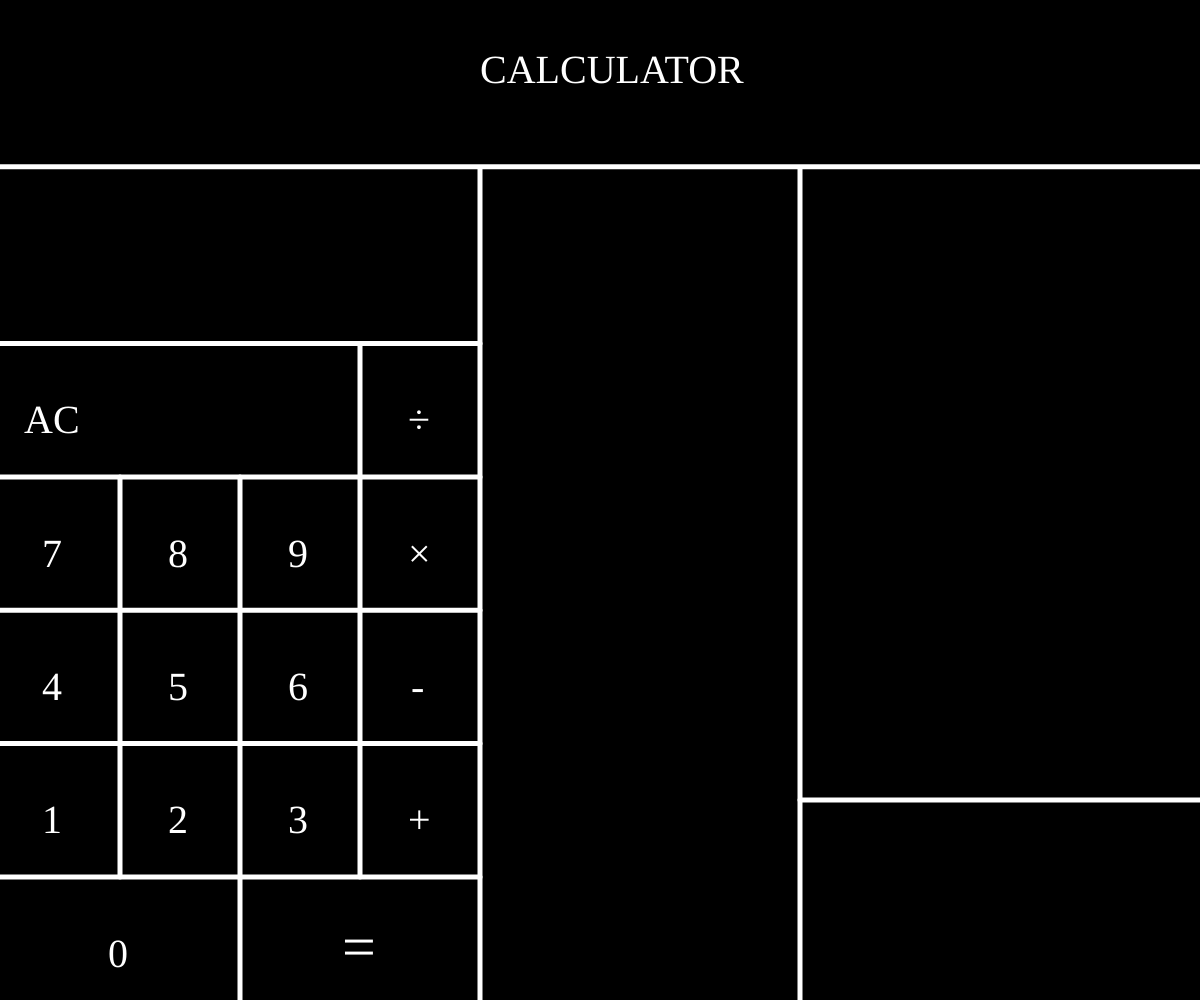
Frame 1 (no input)
Frame 60 (no input): identical to frame 1, image omitted
Frame 120 (the mouse pressed at the canvas centre since frame 60): identical to frame 1, image omitted

The p5.js sketch that drew this single still picture (run headless with seeded random() and noise() and a simulated clock; from frame 60 on, the mouse is pressed at the canvas centre):

// p5.js sketch
// ── sketch.js
function setup() {
  createCanvas(windowWidth, windowHeight);
}

function draw() {
  background(0);
  strokeWeight(5);
  stroke(255);


  let h = windowHeight;
  let w = windowWidth;
  let w1 = w/2.5;
  let w2 = w/10;
  let h1 = h/7.5;
  let h2 = h/13;

  // WHITE BUTTON 0
  if (mouseIsPressed && (mouseX > 0 && mouseX < w/5 && mouseY > h1*6.6 && mouseY < h)) {
      fill(255);
    } else {
      fill(0);
    }
  strokeWeight(0);
  rect(0, h1*6.6, w/5, h);

  // WHITE BUTTON =
  if (mouseIsPressed && (mouseX > w2*2 && mouseX < w/2.5 && mouseY > h1*6.6 && mouseY < h)) {
      fill(255);
    } else {
      fill(0);
    }
  strokeWeight(0);
  rect(w2*2, h1*6.6, w/5, h);

  // WHITE BUTTON 1
  if (mouseIsPressed && (mouseX > 0 && mouseX < w2 && mouseY > h1*5.6 && mouseY < h1*6.6)) {
      fill(255);
    } else {
      fill(0);
    }
  strokeWeight(0);
  rect(0, h1*5.6, w2, h1);

  // WHITE BUTTON 2
  if (mouseIsPressed && (mouseX > w2 && mouseX < w2*2 && mouseY > h1*5.6 && mouseY < h1*6.6)) {
      fill(255);
    } else {
      fill(0);
    }
  strokeWeight(0);
  rect(w2, h1*5.6, w2, h1);

  // WHITE BUTTON 3
  if (mouseIsPressed && (mouseX > w2*2 && mouseX < w2*3 && mouseY > h1*5.6 && mouseY < h1*6.6)) {
      fill(255);
    } else {
      fill(0);
    }
  strokeWeight(0);
  rect(w2*2, h1*5.6, w2, h1);

  // WHITE BUTTON +
  if (mouseIsPressed && (mouseX > w2*3 && mouseX < w2*4 && mouseY > h1*5.6 && mouseY < h1*6.6)) {
      fill(255);
    } else {
      fill(0);
    }
  strokeWeight(0);
  rect(w2*3, h1*5.6, w2, h1);

  // WHITE BUTTON 4
  if (mouseIsPressed && (mouseX > 0 && mouseX < w2 && mouseY > h1*4.6 && mouseY < h1*5.6)) {
      fill(255);
    } else {
      fill(0);
    }
  strokeWeight(0);
  rect(0, h1*4.6, w2, h1);

  // WHITE BUTTON 5
  if (mouseIsPressed && (mouseX > w2 && mouseX < w2*2 && mouseY > h1*4.6 && mouseY < h1*5.6)) {
      fill(255);
    } else {
      fill(0);
    }
  strokeWeight(0);
  rect(w2, h1*4.6, w2, h1);

  // WHITE BUTTON 6
  if (mouseIsPressed && (mouseX > w2*2 && mouseX < w2*3 && mouseY > h1*4.6 && mouseY < h1*5.6)) {
      fill(255);
    } else {
      fill(0);
    }
    strokeWeight(0);
    rect(w2*3, h1*4.6, w2, h1);

    // WHITE BUTTON 7
    if (mouseIsPressed && (mouseX > 0 && mouseX < w2 && mouseY > h1*3.6 && mouseY < h1*4.6)) {
        fill(255);
      } else {
        fill(0);
      }
    strokeWeight(0);
    rect(0, h1*3.6, w2, h1);

    // WHITE BUTTON 8
    if (mouseIsPressed && (mouseX > w2 && mouseX < w2*2 && mouseY > h1*3.6 && mouseY < h1*4.6)) {
        fill(255);
      } else {
        fill(0);
      }
    strokeWeight(0);
    rect(w2, h1*3.6, w2, h1);

    // WHITE BUTTON 9
    if (mouseIsPressed && (mouseX > w2*2 && mouseX < w2*3 && mouseY > h1*3.6 && mouseY < h1*4.6)) {
        fill(255);
      } else {
        fill(0);
      }
    strokeWeight(0);
    rect(w2*2, h1*3.6, w2, h1);

    // WHITE BUTTON x
    if (mouseIsPressed && (mouseX > w2*3 && mouseX < w2*4 && mouseY > h1*3.6 && mouseY < h1*4.6)) {
        fill(255);
      } else {
        fill(0);
      }
    strokeWeight(0);
    rect(w2*3, h1*3.6, w2, h1);

    // WHITE BUTTON AC
    if (mouseIsPressed && (mouseX > 0 && mouseX < w2*3 && mouseY > h1*2.6 && mouseY < h1*3.6)) {
        fill(255);
      } else {
        fill(0);
      }
    strokeWeight(0);
    rect(0, h1*2.6, w2*3, h1);

    // WHITE BUTTON //
    if (mouseIsPressed && (mouseX > w2*3 && mouseX < w2*4 && mouseY > h1*2.6 && mouseY < h1*3.6)) {
        fill(255);
      } else {
        fill(0);
      }
    strokeWeight(0);
    rect(w2*3, h1*2.6, w2, h1);



    strokeWeight(5);
    stroke(255);

    line(0, h/6, w, h/6);
    line(w1, h/6 + 1, w1, h);
    line(w/1.5, h/6 + 1, w/1.5, h);
    line(w/1.5, h/1.25, w, h/1.25);
    line(0, h1*2 + h2, w1, h1*2 + h2);
    line(0, h1*3 + h2, w1, h1*3 + h2);
    line(0, h1*4 + h2, w1, h1*4 + h2);
    line(0, h1*5 + h2, w1, h1*5 + h2);
    line(0, h1*6 + h2, w1, h1*6 + h2);
    line(w2, (h1*3) + h2, w2, h1*6 + h2);
    line(w2*2, (h1*3) + h2, w2*2, h);
    line(w2*3, (h1*2) + h2, w2*3, h1*6 + h2);
    strokeWeight(0);

    fill(255);
    textSize(w/30);
    textFont('Helvetica Bold')
    text('CALCULATOR', (windowWidth/2) - (windowWidth/10), h/12);

    textSize(w/20)
    text('=', w2*2.85, h1*7.25);
    textSize(w/30)
    text('0', w2*0.9, h1*7.25);
    text('1', w2*0.35, h1*6.25);
    text('2', w2*1.4, h1*6.25);
    text('3', w2*2.4, h1*6.25);
    text('4', w2*0.35, h1*5.25);
    text('5', w2*1.4, h1*5.25);
    text('6', w2*2.4, h1*5.25);
    text('7', w2*0.35, h1*4.25);
    text('8', w2*1.4, h1*4.25);
    text('9', w2*2.4, h1*4.25);
    text('AC', w2*0.2, h1*3.25);
    text('\xF7', w2*3.4, h1*3.25);
    text('\xD7', w2*3.4, h1*4.25);
    text('-', w2*3.425, h1*5.25);
    text('+', w2*3.4, h1*6.25);
}

function windowResized() {
  resizeCanvas(windowWidth, windowHeight);
}
